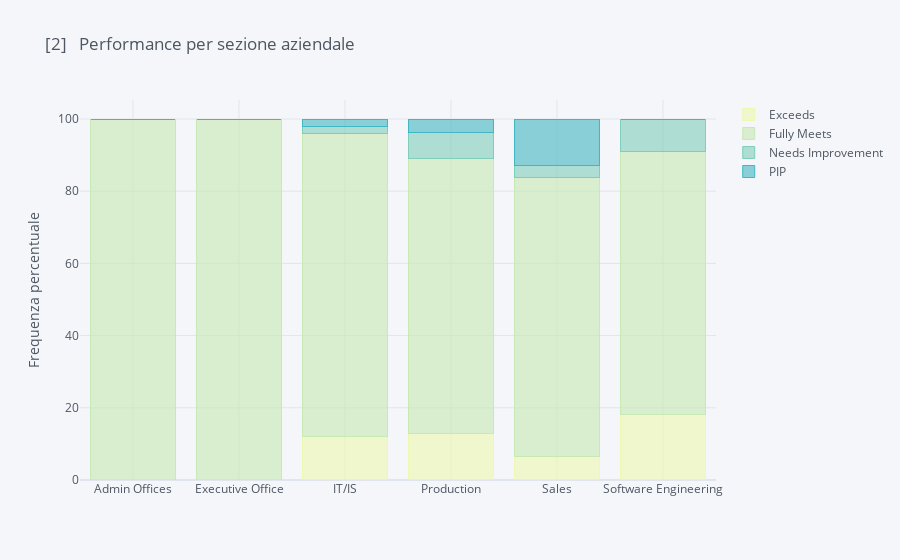

This figure's notebook cell:
### Markdown cell above
Notiamo che solo la sezione "Sales" ha una performance inferiore alla media globale. Un solo valore coincide con la media globale ("Production"), mentre i restanti si collocano sopra la media globale, con un picco nella sezione di Software Engineering. 

Vediamo in che modo le quote percentuali di dipendenti si distribuiscono, secondo la performance, nelle sezioni aziendali:

### Code cell
d = pd.crosstab(df["Department"], df["PerformanceScore"], normalize="index")*100 # conversione dei dati in percentuale
ax = d.iplot(kind="bar", barmode="stack", title="[2]   Performance per sezione aziendale", yTitle="Frequenza percentuale", color=colors)

### Figure 1 — Plotly figure (JSON) as saved in the notebook; plotly's stock layout.template omitted (floating-point values rounded to 4 significant figures)
{"data": [{"marker": {"color": "rgba(237, 248, 177, 0.6)", "line": {"color": "rgba(237, 248, 177, 1.0)", "width": 1}}, "name": "Exceeds", "orientation": "v", "text": "", "type": "bar", "x": ["Admin Offices", "Executive Office", "IT/IS", "Production", "Sales", "Software Engineering"], "y": [0, 0, 12, 12.92, 6.452, 18.18]}, {"marker": {"color": "rgba(199, 233, 180, 0.6)", "line": {"color": "rgba(199, 233, 180, 1.0)", "width": 1}}, "name": "Fully Meets", "orientation": "v", "text": "", "type": "bar", "x": ["Admin Offices", "Executive Office", "IT/IS", "Production", "Sales", "Software Engineering"], "y": [100, 100, 84, 76.08, 77.42, 72.73]}, {"marker": {"color": "rgba(127, 205, 187, 0.6)", "line": {"color": "rgba(127, 205, 187, 1.0)", "width": 1}}, "name": "Needs Improvement", "orientation": "v", "text": "", "type": "bar", "x": ["Admin Offices", "Executive Office", "IT/IS", "Production", "Sales", "Software Engineering"], "y": [0, 0, 2, 7.177, 3.226, 9.091]}, {"marker": {"color": "rgba(65, 182, 196, 0.6)", "line": {"color": "rgba(65, 182, 196, 1.0)", "width": 1}}, "name": "PIP", "orientation": "v", "text": "", "type": "bar", "x": ["Admin Offices", "Executive Office", "IT/IS", "Production", "Sales", "Software Engineering"], "y": [0, 0, 2, 3.828, 12.9, 0]}], "layout": {"barmode": "stack", "legend": {"bgcolor": "#F5F6F9", "font": {"color": "#4D5663"}, "traceorder": "normal"}, "paper_bgcolor": "#F5F6F9", "plot_bgcolor": "#F5F6F9", "title": {"font": {"color": "#4D5663"}, "text": "[2]   Performance per sezione aziendale"}, "xaxis": {"gridcolor": "#E1E5ED", "showgrid": true, "tickfont": {"color": "#4D5663"}, "title": {"font": {"color": "#4D5663"}, "text": ""}, "zerolinecolor": "#E1E5ED"}, "yaxis": {"gridcolor": "#E1E5ED", "showgrid": true, "tickfont": {"color": "#4D5663"}, "title": {"font": {"color": "#4D5663"}, "text": "Frequenza percentuale"}, "zerolinecolor": "#E1E5ED"}}}
